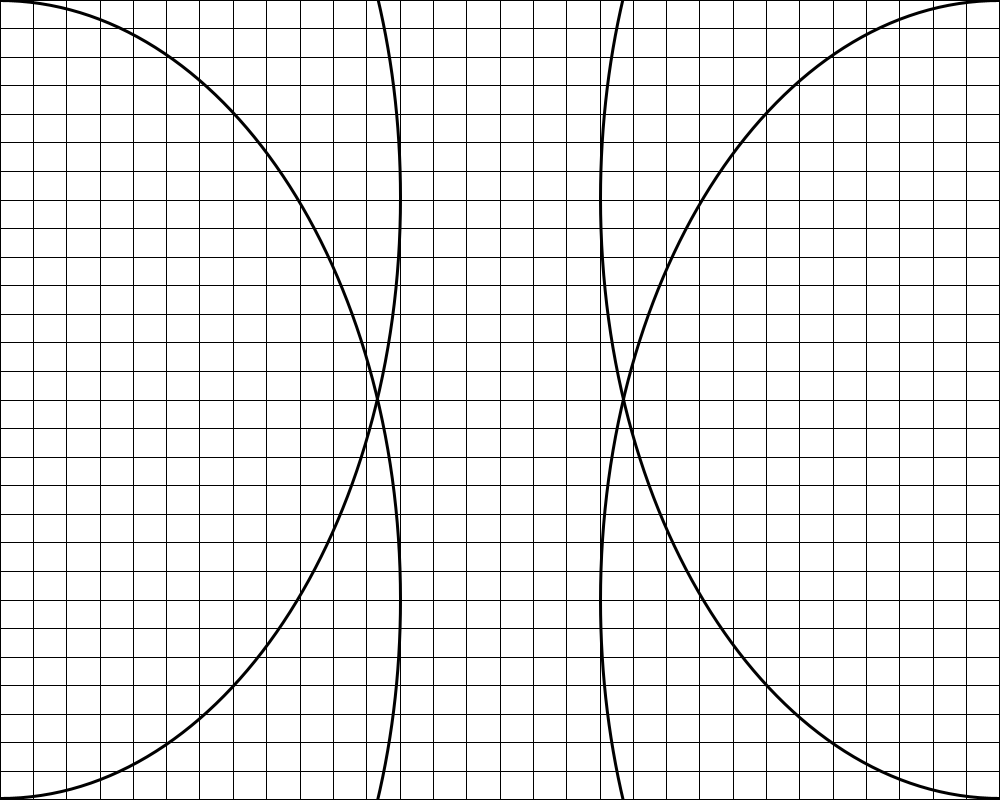
Frame 1 (no input)
Frame 60 (the mouse pressed at the canvas centre just before this capture): identical to frame 1, image omitted
Frame 120 (the mouse held since frame 60 and released just before this capture): identical to frame 1, image omitted

The Processing sketch that drew this single still picture (run headless with seeded random() and noise(); from frame 60 on, the mouse is pressed at the canvas centre):

// Processing sketch: Homework_2_2_JordanKane
// ── Homework_2_2_JordanKane.pde
/*
Jordan Kane
Homework #2.2
SolvingSol #130
*/
  
// grid 
float lim = 200;
float xDim = 30; //number of vertical lines
float yDim = 28; // number of horizontal lines

void setup (){
  size(1000, 800);
  background (255);
  
float xSpacing = width/xDim;
float ySpacing = height/yDim;

//vertical lines
for(float x = 0; x < width; x += xSpacing){
  line (x, 0, x, height);
  } 
  for (float y = 0; y < height; y += ySpacing){
    line(0, y, width, y);
  }
  
  stroke(0);
  strokeWeight(3);
  noFill();
  
 //LEFT arcs
  arc(0, 198, 800, 1200, PI, PI+TWO_PI);
  arc(0, 600, 800, 1200, PI, PI+TWO_PI);
  
 // RIGHT arcs
  arc(1000, 198, 800, 1200, HALF_PI, PI+HALF_PI);
  arc(1000, 600, 800, 1200, HALF_PI, PI+HALF_PI);
}

void draw(){

}
  
